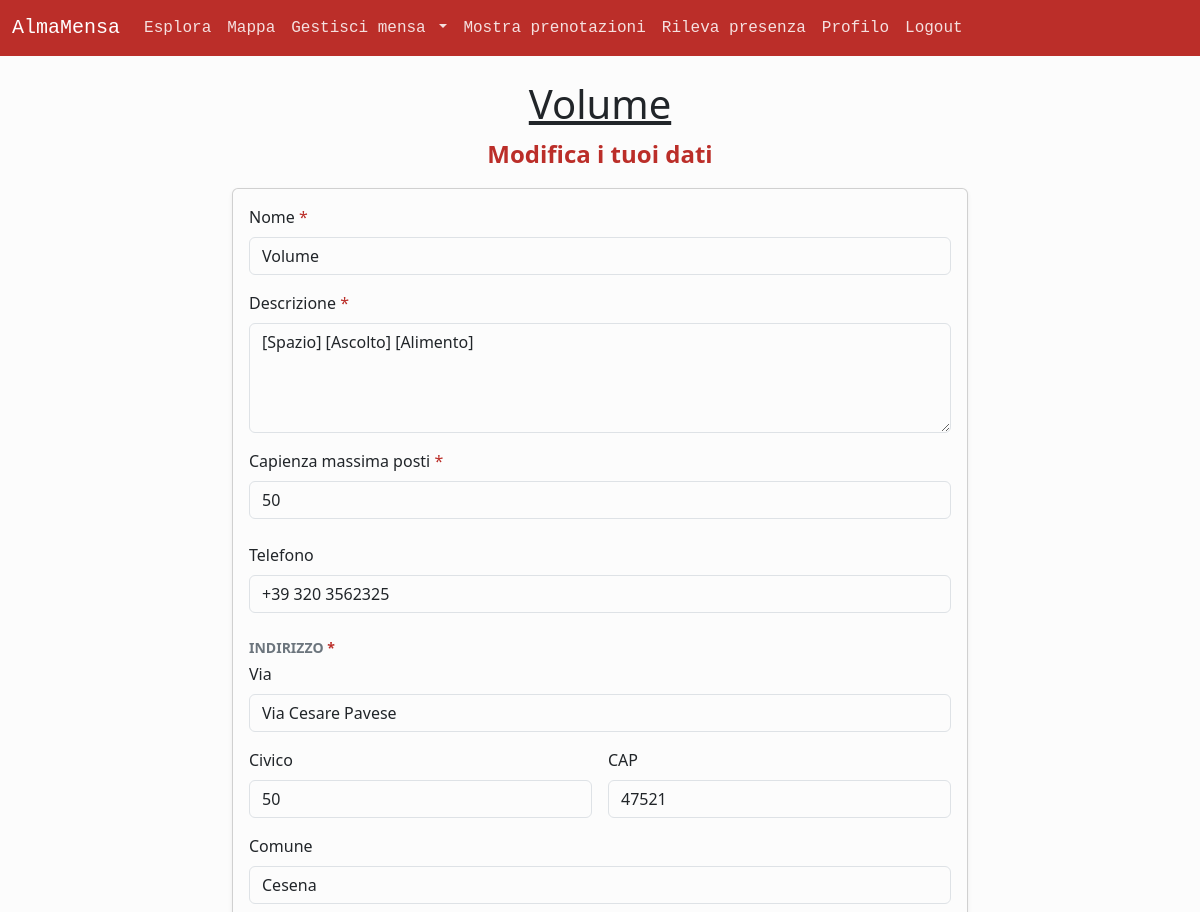
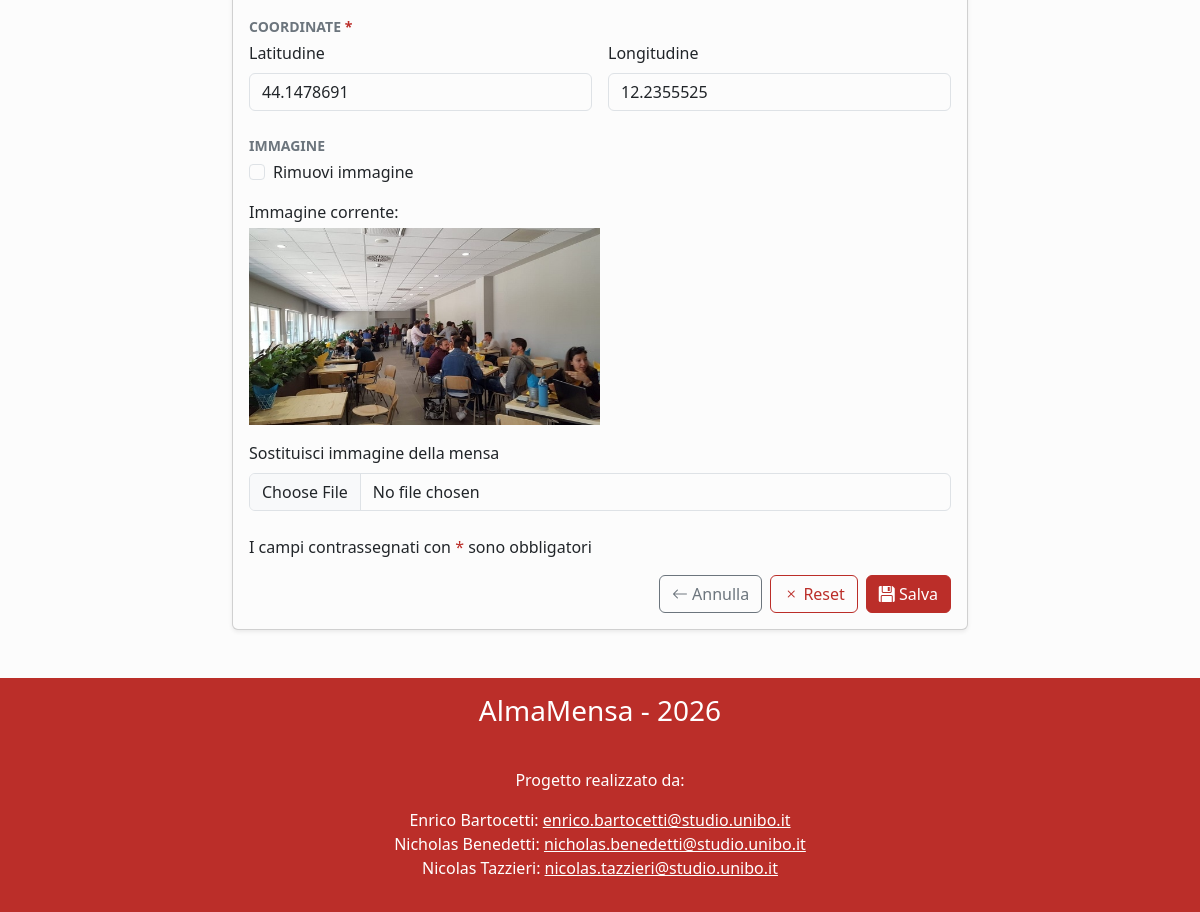
The app's page /manage_canteen.php?action=U&id=1 (signed in) with its own data (2 pictures, top to bottom).
### tables this page shows
CREATE TABLE `mense` (
  `id` int NOT NULL,
  `email` varchar(100) NOT NULL,
  `nome` varchar(50) NOT NULL,
  `descrizione` varchar(255) NOT NULL,
  `ind_civico` varchar(10) NOT NULL,
  `ind_via` varchar(100) NOT NULL,
  `ind_comune` varchar(50) NOT NULL,
  `ind_cap` int NOT NULL,
  `telefono` varchar(20) DEFAULT NULL,
  `coo_latitudine` varchar(15) NOT NULL,
  `coo_longitudine` varchar(15) NOT NULL,
  `num_posti` int NOT NULL,
  `immagine` varchar(255) DEFAULT NULL,
  `id_categoria` int NOT NULL,
  `media_recensioni` decimal(3,2) NOT NULL,
  `num_recensioni` int NOT NULL
);

### src/template/manage_canteen.php (the view, shortened to what the rows shown need)
<div class="container py-4">
    <header class="row justify-content-center text-center">
        <a class="col-10 text-dark h1" href="canteen_details.php?id=<?php echo $templateParams["canteen"]->getId(); ?>"><?php echo $templateParams["canteen"]->getName(); ?></a>
        <p class="col-10 text-primary fs-4 fw-bold"><?php echo $templateParams["subtitle"] ; ?></p>
    </header>
    <div class="row justify-content-center">
        <div class="col-12 col-md-10 col-lg-8">
            <div class="card shadow-sm">
                <div class="card-body">
                    <form class="needs-validation" action="manage_canteen.php" method="POST"  enctype="multipart/form-data" novalidate>
                        <div class="mb-3">
                            <label for="nome" class="form-label">Nome <span class="text-primary">*</span></label>
                            <input type="text" class="form-control" id="nome" name="name" placeholder="Nome della mensa" value="<?php echo $templateParams["name"]; ?>" required>
                        </div>
                        <div class="mb-3">
                            <label for="descrizione" class="form-label">Descrizione <span class="text-primary">*</span></label>
                            <textarea class="form-control" id="descrizione" name="desc" rows="4" required><?php echo $templateParams["desc"]; ?></textarea>
                        </div>
                        <div class="mb-4">
                            <label for="posti" class="form-label">Capienza massima posti <span class="text-primary">*</span></label>
                            <input type="number" class="form-control" id="posti" min="0" step="1" name="seats" placeholder="Es: 120" value="<?php echo $templateParams["seats"]; ?>" required>
                        </div>
                        <div class="mb-4">
                            <label for="telefono" class="form-label">Telefono</label>
                            <input type="text" class="form-control" id="telefono" name="telephone" placeholder="+39 333 123 4556" value="<?php echo $templateParams["telephone"]; ?>">
                        </div>
                        <fieldset class="mb-4">
                            <legend class="text-uppercase text-secondary small fw-bold mb-1">Indirizzo <span class="text-primary">*</span></legend>
                            <div class="mb-3">
                                <label for="via" class="form-label">Via</label>
                                <input type="text" class="form-control" id="via" name="avenue" placeholder="Via" value="<?php echo $templateParams["avenue"]; ?>" required>
                            </div>
                            <div class="row g-3">
                                <div class="col-md-6">
                                    <label for="civico" class="form-label">Civico</label>
                                    <input type="text" class="form-control" id="civico" name="num" placeholder="Numero civico" value="<?php echo $templateParams["num"]; ?>" required>
                                </div>
                                <div class="col-md-6">
                                    <label for="cap" class="form-label">CAP</label>
                                    <input type="text" class="form-control" id="cap" name="postal_code" placeholder="CAP" value="<?php echo $templateParams["postal_code"]; ?>" required>
                                </div>
                            </div>
                            <div class="mt-3">
                                <label for="comune" class="form-label">Comune</label>
                                <input type="text" class="form-control" id="comune" name="municipality" placeholder="Comune" value="<?php echo $templateParams["municipality"]; ?>" required>
                            </div>
                        </fieldset>
                        <fieldset class="mb-4">
                            <legend class="text-uppercase text-secondary small fw-bold mb-1">Coordinate <span class="text-primary">*</span></legend>
                            <div class="row g-3">
                                <div class="col-md-6 mt-0">
                                    <label for="latitude" class="form-label">Latitudine</label>
                                    <input type="text" class="form-control" id="latitude" name="lat" placeholder="Es: 44.4949" value="<?php echo $templateParams["lat"] ?>" required>
                                </div>
                                <div class="col-md-6 mt-md-0">
                                    <label for="longitude" class="form-label">Longitudine</label>
                                    <input type="text" class="form-control" id="longitude" name="lon" placeholder="Es: 11.3426" value="<?php echo $templateParams["lon"]; ?>" required>
                                </div>
                            </div>
                        </fieldset>
                        <fieldset class="mb-4">
                            <legend class="text-uppercase text-secondary small fw-bold mb-1">Immagine</legend>
                            <?php if($user->getImg() != null): ?>
                            <div class="mb-3">
                                <div class="form-check">
                                    <input class="form-check-input" type="checkbox" id="removeImg" name="removeImg" value="true" />
                                    <label class="form-check-label" for="removeImg">Rimuovi immagine</label>
                                </div>
                            </div>
                            <figure class="col-12 col-md-6">
                                <figcaption class="mb-1">Immagine corrente:</figcaption>
                                <img src="<?php echo UPLOAD_DIR . $user->getImg(); ?>" class="img-fluid mb-3 d-block w-100" alt="Immagine di sfondo attuale">
                            </figure>
                            <label for="image" class="form-label">Sostituisci immagine della mensa</label>
                            <?php else: ?>
                            <p class="pt-2">Al momento non è impostata nessun immagine</p>
                            <label for="image" class="form-label">Carica immagine della mensa</label>
                            <?php endif; ?>
                            <input class="form-control" type="file" id="image" name="image" accept="image/*" />
                        </fieldset>
                        <p>I campi contrassegnati con <span class="text-primary">*</span> sono obbligatori</p>
                        <div class="d-flex gap-2 justify-content-end">
                            <a role="button" class="btn btn-outline-secondary" alt="Chiudi modifica" href="canteen_details.php?id=<?php echo $user->getId(); ?>"><span class="bi bi-arrow-left"></span> Annulla</a>
                            <button type="reset" id="resBtn" class="btn btn-outline-primary"><span class="bi bi-x"></span> Reset</button>
                            <button type="submit" class="btn btn-primary"><span class="bi bi-floppy-fill"></span> Salva</button>
                        </div>
                    </form>
                </div>
            </div>
        </div>
    </div>
</div>

### records on screen
mense: nome "Volume", name "Volume", desc "[Spazio] [Ascolto] [Alimento]", telephone "+39 320 3562325", avenue "Via Cesare Pavese", postal_code "47521", municipality "Cesena", lat "44.1478691", lon "12.2355525", immagine (picture)

### other values on screen
$templateParams["subtitle"] "Modifica i tuoi dati"
